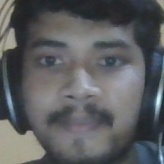
#> input picture faces data/people.1.1.jpg, 164 x 164 px
$ python recognizer.py
#> lines starting #> are read from the running program, lines starting #| are printed output that depends on the picture
import cv2
import os
import numpy as np
#TRAINING
folder_name = 'faces data'
images = os.listdir(folder_name)                                    # list semua path data wajah pada folder train data

face_cascade_file = 'Cascade Classifier/face-detect.xml'
face_cascade = cv2.CascadeClassifier(face_cascade_file)            # Load cascade classifiernya
recognizer = cv2.face.LBPHFaceRecognizer_create()                    # Create recognizer object
# recognizer = cv2.reco


image_arrays = []                                                   # Containes semua array data wajah
image_ids = []                                                      # Container semua ID data wajah
for image_path in images:                                           # Looping semua path data wajah
    splitted_path = image_path.split('.')
    print(splitted_path)
    image_id = int(splitted_path[1])                                # Ambil ID data wajah

    image = cv2.imread(os.path.join(folder_name, image_path))
#> image is the input picture: shape (164, 164, 3); mean B, G, R 95.3, 93.1, 91.8
    image = cv2.cvtColor(image, cv2.COLOR_BGR2GRAY)
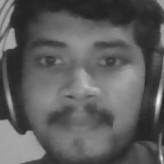
#> image: shape (164, 164); min 32, max 235, mean 93

    image_array = np.array(image, 'uint8')                          # Ambil array data wajah

    image_arrays.append(image_array)                                # Store array data wajah ke list/container
    image_ids.append(image_id)                                      # Store ID data wajah ke list/container
#> pass 2 of the loop `for image_path in images:`:
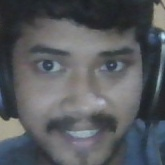
#> input picture faces data/people.1.10.jpg, 165 x 165 px
#> image is the input picture: shape (165, 165, 3); mean B, G, R 94.3, 90.2, 87.5
#> `image = cv2.cvtColor(image, cv2.COLOR_BGR2GRAY)`:
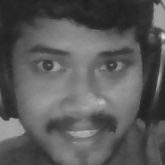
#> image: shape (165, 165); min 29, max 225, mean 89.9


recognizer.train(image_arrays, np.array(image_ids))                 # Train recognizer
recognizer.save('recognizer/faces_data.yml')                        # Save model recognizer
print('[INFO] TRAIN RECOGNIZER SUCCESS!')

#TESTING
#> (the run stopped early here; a loop or call above may not have finished)
